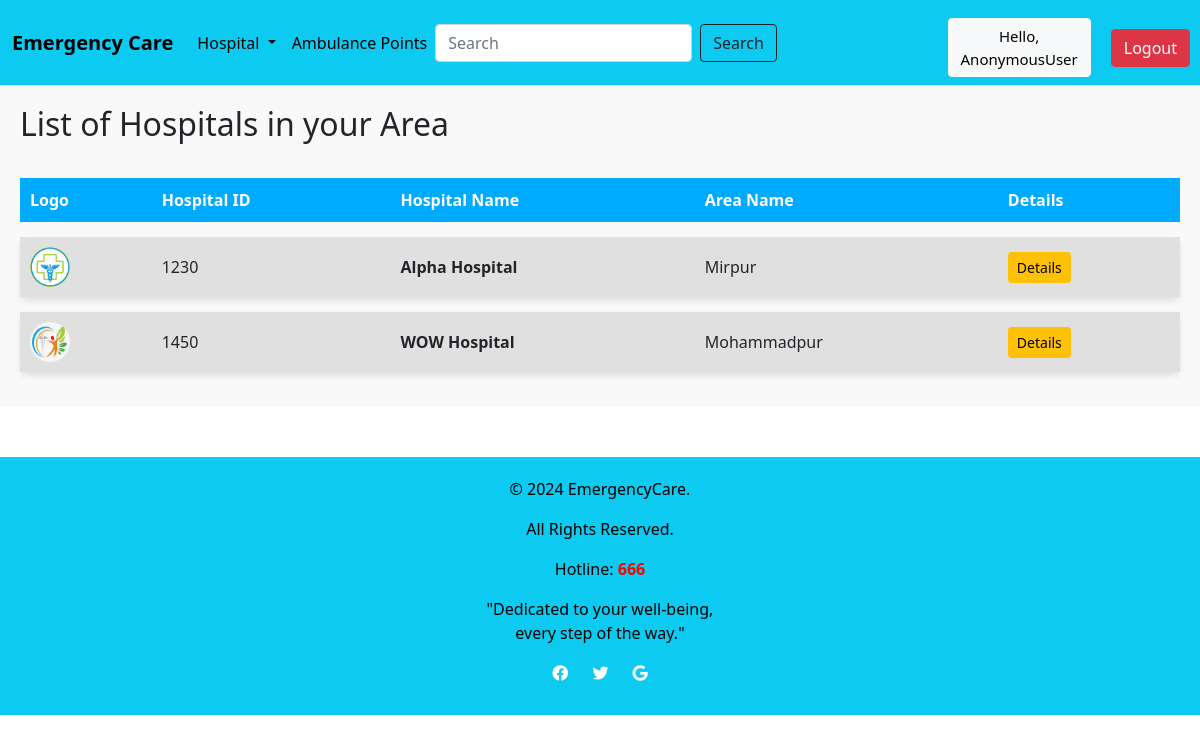
/Hospital/, run on an earlier commit of the app's database.
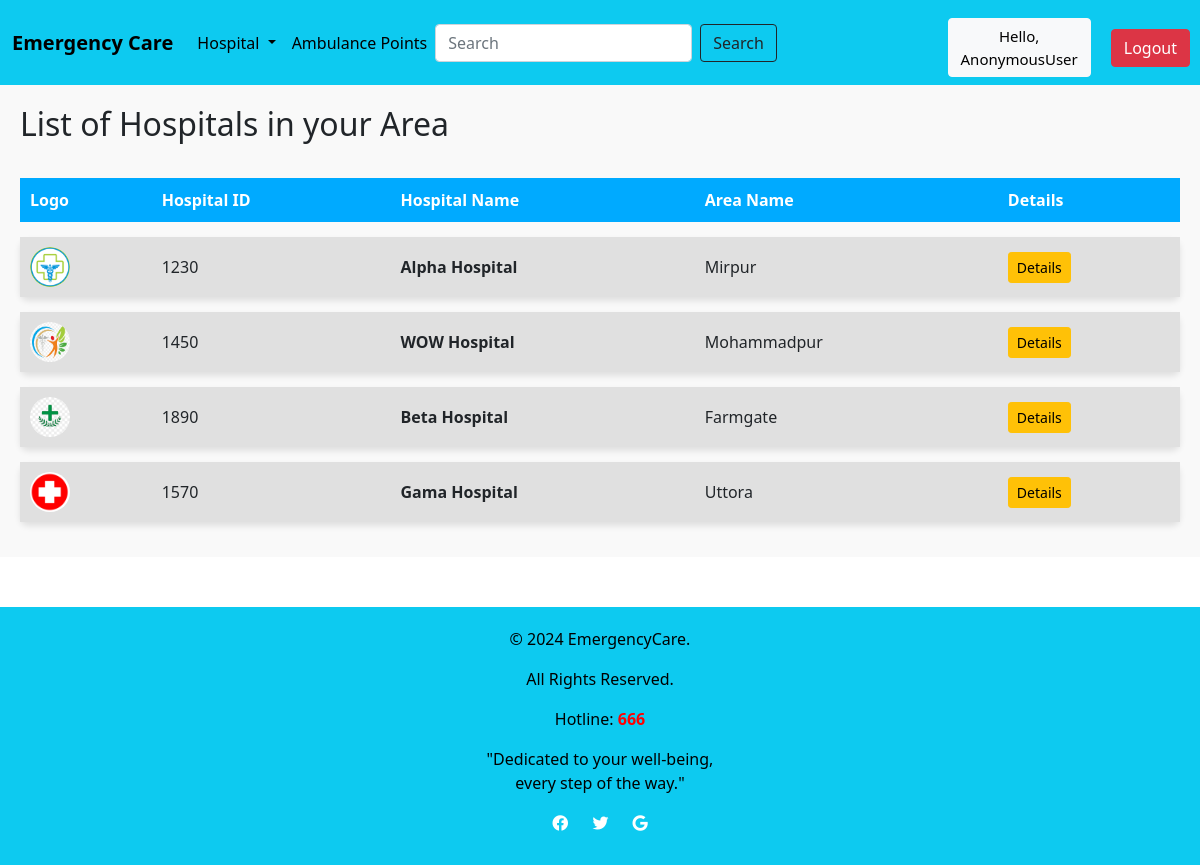
And on a later commit of the database.
### emergencycare/models.py (models this page shows, shortened)
class Hospital(models.Model):
    H_ID = models.CharField(max_length=200)
    H_name = models.CharField(max_length=200)
    Area_name = models.ForeignKey(Location, on_delete=models.CASCADE)
    image = models.ImageField(upload_to='images/',blank=True, null=True, default='images/default.jpg')

class Location(models.Model):
    Area_name = models.CharField(max_length=200)
    def __str__(self):
        return self.Area_name

### emergencycare/views.py (the view)
# urls.py: path('Hospital/',e_views.hospital,name='hospital'),
def hospital(request):
    hospital = Hospital.objects.all()
    context={
       'hospital':hospital,
    }
    return render(request,template_name='hospital.html',context=context)

### templates/hospital.html (shortened to what this page needs)
{% extends 'Home.html' %}
{% block content %}
{% load static %}
<div style="padding: 20px; background-color: #f9f9f9;">
    <h2 style="margin-bottom: 20px;">List of Hospitals in your Area</h2>
    {% if hospital %}
    <table style="width: 100%; border-collapse: separate; border-spacing: 0 15px;">
        <thead>
            <tr style="background-color: #00aaff; color: white; text-align: left; padding: 10px;">
                <th style="padding: 10px;">Logo</th>
                <th style="padding: 10px;">Hospital ID</th>
                <th style="padding: 10px;">Hospital Name</th>
                <th style="padding: 10px;">Area Name</th>
                <th style="padding: 10px;">Details</th>
            </tr>
        </thead>
        <tbody>
            {% for h in hospital %}
            <tr style="background-color: #e0e0e0; box-shadow: 0px 4px 6px rgba(0, 0, 0, 0.1); border-radius: 8px; overflow: hidden;">
                <td style="padding: 10px;"><img src="{{ h.image.url }}" style="height: 40px; width: 40px; border-radius: 50%;"></td>
                <td style="padding: 10px;">{{ h.H_ID }}</td>
                <td style="padding: 10px; font-weight: bold;">{{ h.H_name }}</td>
                <td style="padding: 10px;">{{ h.Area_name }}</td>
                <td style="padding: 10px;">
                    <a href="{% url 'Details' h.id %}" class="btn btn-warning btn-sm">Details</a>
                </td>
            </tr>
            {% endfor %}
        </tbody>
    </table>
    {% else %}
    <p>No hospitals found.</p>
    {% endif %}
</div>
{% endblock %}

What changed in the data, as far as the page shows it:
added Hospital: image (picture), H_ID "1890", H_name "Beta Hospital", Area_name "Farmgate"
added Hospital: image (picture), H_ID "1570", H_name "Gama Hospital", Area_name "Uttora"
